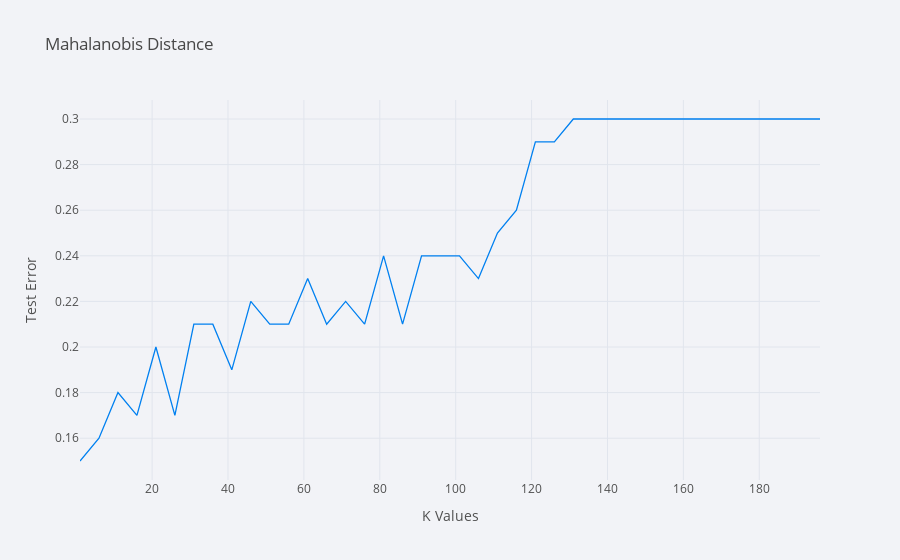

Notebook source saved alongside this figure:
### Markdown cell above
#### ii. Mahalanobis Distance

### Code cell
Optimal_k, MaxtestScore = 0, 0
Error_test = []
Params = np.linalg.pinv(Xtrain.cov())
for k in range_k:
    knn = KNeighborsClassifier(metric='mahalanobis', metric_params={'VI': Params} , n_neighbors = k)
    Xtrain,Ytrain = dfTraining.drop(columns = ['class']), dfTraining['class']
    
    knn.fit(Xtrain, Ytrain)
    testScore = knn.score(Xtest,Ytest)
    Ypred = knn.predict(Xtest)
    Error_test.append(1-testScore)
    Train_Error_Records.append(1-knn.score(Xtrain,Ytrain))
    
    #print(testScore)
    if MaxtestScore < testScore and k>1:
        MaxtestScore = testScore
        Optimal_k = k

CF_Matrix = confusion_matrix(Ytest,Ypred)

Header_Mahalanobis = ['Max Test Accuracy','Best k value','Test Error','Confusion matrix','F1 Score','Training score','Precision Score']  
Content_Mahalanobis = [[MaxtestScore,Optimal_k,1-MaxtestScore,CF_Matrix,f1_score(Ytest,Ypred,average='macro')
                      ,knn.score(Xtrain,Ytrain),precision_score(Ytest,Ypred)]]

SummarizeTable(Header_Mahalanobis,Content_Mahalanobis)
df_k_error = pd.DataFrame({'k Values': range_k,'Testing errors':Error_test})
df_k_error.iplot(x='k Values', y='Testing errors', xTitle='K Values', yTitle='Test Error', title='Mahalanobis Distance')

### Figure 1 — Plotly figure (JSON) as saved in the notebook; plotly's stock layout.template omitted (floating-point values rounded to 4 significant figures)
{"data": [{"line": {"color": "rgba(0, 128, 240, 1.0)", "dash": "solid", "shape": "linear", "width": 1.3}, "mode": "lines", "name": "Testing errors", "text": "", "type": "scatter", "x": [1, 6, 11, 16, 21, 26, 31, 36, 41, 46, 51, 56, 61, 66, 71, 76, 81, 86, 91, 96, 101, 106, 111, 116, 121, 126, 131, 136, 141, 146, 151, 156, 161, 166, 171, 176, 181, 186, 191, 196], "y": [0.15, 0.16, 0.18, 0.17, 0.2, 0.17, 0.21, 0.21, 0.19, 0.22, 0.21, 0.21, 0.23, 0.21, 0.22, 0.21, 0.24, 0.21, 0.24, 0.24, 0.24, 0.23, 0.25, 0.26, 0.29, 0.29, 0.3, 0.3, 0.3, 0.3, 0.3, 0.3, 0.3, 0.3, 0.3, 0.3, 0.3, 0.3, 0.3, 0.3]}], "layout": {"legend": {"bgcolor": "#F2F3F7", "font": {"color": "#505050"}}, "paper_bgcolor": "#F2F3F7", "plot_bgcolor": "#F2F3F7", "title": {"font": {"color": "#484848"}, "text": "Mahalanobis Distance"}, "xaxis": {"gridcolor": "#E1E5ED", "showgrid": true, "tickfont": {"color": "#505050"}, "title": {"font": {"color": "#505050"}, "text": "K Values"}, "zerolinecolor": "#E1E5ED"}, "yaxis": {"gridcolor": "#E1E5ED", "showgrid": true, "tickfont": {"color": "#505050"}, "title": {"font": {"color": "#505050"}, "text": "Test Error"}, "zerolinecolor": "#E1E5ED"}}}
